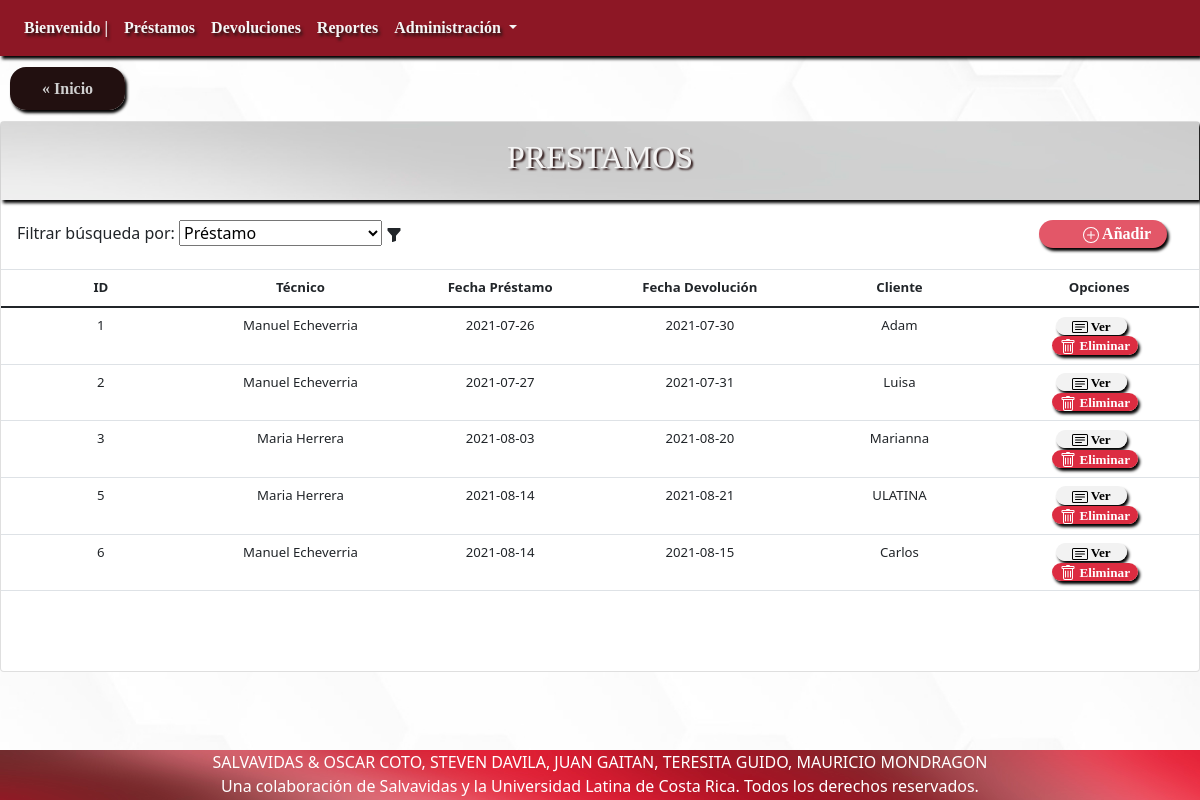
The app's page /?c=detalleAllPrestamo with its own data.
### tables this page shows
CREATE TABLE `prestamo` (
  `idPrestamo` int(11) NOT NULL,
  `idTecnico` varchar(25) NOT NULL,
  `fechaPrestamo` date DEFAULT current_timestamp(),
  `fechaEsperadaDevolucion` date DEFAULT NULL,
  `cliente` varchar(50) DEFAULT NULL
);

CREATE TABLE `tecnico` (
  `idTecnico` varchar(25) NOT NULL,
  `primerNombre` varchar(50) NOT NULL,
  `segundoNombre` varchar(50) DEFAULT NULL,
  `primerApellido` varchar(50) NOT NULL,
  `segundoApellido` varchar(50) DEFAULT NULL,
  `telefono` varchar(25) DEFAULT NULL,
  `correoElectronico` varchar(50) DEFAULT NULL,
  `direccion` varchar(500) DEFAULT NULL,
  `fechaInclusion` date DEFAULT current_timestamp()
);

### Controller/detalleAllPrestamo.php (called while the page is built, shortened)
<?php
include 'model/Prestamo.php';
    $Prestamo = new Prestamo();
    $allPrestamo = $Prestamo->seleccionarAllPrestamo();
    $Tecnico = new Tecnico();
    $allTecnico = $Tecnico->seleccionarAllTecnico();
    include 'view/VerAllPrestamo.php';

### Model/Prestamo.php (called while the page is built, shortened)
<?php
include_once "model/Tecnico.php";
class Prestamo {
    public function __construct($idPrestamo = 0, $idTecnico = "",$fechaPrestamo = "",$fechaEsperadaDevolucion="",
    $cliente = "") {
        $this->idPrestamo = $idPrestamo;
        $this->idTecnico = $idTecnico;
        $this->fechaPrestamo = $fechaPrestamo;
        $this->fechaEsperadaDevolucion = $fechaEsperadaDevolucion;
        $this->cliente = $cliente;
    }
    function seleccionarAllPrestamo() {
        $query = "SELECT * FROM prestamo";
        $pdo = new Connection();
        $pdo = $pdo->open();
        $result = $pdo->query($query);
        $rows = [];
        foreach ($result->fetchAll() as $row) {
            $rows[] = new Prestamo($row['idPrestamo'], $row['idTecnico'],$row['fechaPrestamo'],$row['fechaEsperadaDevolucion'],$row['cliente']);
        }
        return $rows;
    }
}

### Model/Tecnico.php (called while the page is built, shortened)
<?php
class Tecnico
{
  public function __construct($idTecnico = "",$primerNombre = "", $segundoNombre = "", $primerApellido = "", $segundoApellido = "", $telefono = "", $correoElectronico = "", $direccion = "", $fechaInclusion = "") {
    $this->idTecnico = $idTecnico;
    $this->primerNombre = $primerNombre;
    $this->primerApellido = $primerApellido;
  }
  function seleccionarAllTecnico() {
    $query = "SELECT * FROM tecnico";
    $pdo = new Connection();
    $pdo = $pdo->open();
    $result = $pdo->query($query);
    $rows = [];
    foreach ($result->fetchAll() as $row) {
        $rows[] = new Tecnico($row['idTecnico'], $row['primerNombre'],$row['segundoNombre'],$row['primerApellido'],$row['segundoApellido'],$row['telefono'],$row['correoElectronico'],$row['direccion'],$row['fechaInclusion']);
    }
    return $rows;
}
}

### View/verAllPrestamo.php (the view, shortened to what this page needs)
<div class="upside">
    <a href="index.php" class="Inicio">« Inicio</a>
</div>
<div class="card" id="ListaCompleta">
    <div class="card-title">
        <h2> PRESTAMOS</h2>
    </div>
    <div class="card-subtitle" id="Add">
        <label for="search">Filtrar búsqueda por: </label>
        <select name="forma" onchange="location = this.value;">
            <option value="?c=detalleAllPrestamo" selected>Préstamo</option>
        </select>
        <svg xmlns="http://www.w3.org/2000/svg" width="16" height="16" fill="currentColor" class="bi bi-funnel-fill" viewBox="0 0 16 16">
        <path d="M1.5 1.5A.5.5 0 0 1 2 1h12a.5.5 0 0 1 .5.5v2a.5.5 0 0 1-.128.334L10 8.692V13.5a.5.5 0 0 1-.342.474l-3 1A.5.5 0 0 1 6 14.5V8.692L1.628 3.834A.5.5 0 0 1 1.5 3.5v-2z"/>
        </svg>
        <a href="?c=crearPrestamo" class="add">
         Añadir
        </a>
    </div>
    <table class="table">
        <thead>
            <tr>
                <th scope="col">ID</th>
                <th scope="col">Técnico</th>
                <th scope="col">Fecha Préstamo</th>
                <th scope="col">Fecha Devolución</th>
                <th scope="col">Cliente</th>
                <th scope="col">Opciones</th>
            </tr>
        </thead>
        <tbody>
        <?php
        foreach ($allPrestamo as $value) {
        ?>
            <tr>
                <td><?php echo $value->idPrestamo; ?></td>
                <?php foreach ($allTecnico as $tecnico) { if ($tecnico->idTecnico == $value->idTecnico){ ?>
                <td><?php echo $tecnico->primerNombre; ?> <?php echo $tecnico->primerApellido; ?></td>
                <?php } } ?>
                <td><?php echo $value->fechaPrestamo; ?></td>
                <td><?php echo $value->fechaEsperadaDevolucion; ?></td>
                <td><?php echo $value->cliente; ?></td>
                <td>
                <a class="ver" id="ver" href="?c=detallePrestamo&idPrestamo=<?php echo $value->idPrestamo; ?>">
                 Ver
                </a>
                <br>
                <a class="eliminar" id="eliminar" href="?c=eliminarPrestamo&idPrestamo=<?php echo $value->idPrestamo; ?>">
                 Eliminar
                </a>
                </td>
            </tr>
        <?php } ?>
        </tbody>
    </table>
</div>

### css/style.css (style rules this page uses)
body { background-image: url("../img/wallpaper.jpg"); background-position: center; background-attachment: fixed; background-size:cover; }
.card { margin: auto; width: 100%; display: flexbox; }
.card .card-title { background-image: url("../img/card-subtitle-wallpaper.jpg"); color: whitesmoke; text-align: center; font-family: "Arial Black"; box-shadow: 2px 3px 3px black; }
.card .card-title h2 { text-shadow: 2px 2px 2px #2b1515; padding: 1rem; }

### css/style1.css (style rules this page uses)
#ListaCompleta { margin-top: 10px; width: inherit; }
#ListaCompleta #Add { padding: 1rem; }
#ListaCompleta .add { float: right; margin-right: 1rem; padding: 0.1rem 1rem; text-align: right; background: #e35768; color: #fff; text-decoration: none; width:8rem; box-shadow: 2px 3px 3px black; font-family: "Georgia"; font-weight: bold; border-radius: 1rem; }
.upside { margin-top: 20px; margin-left: 10px; margin-bottom: 20px; }
.upside .Inicio { margin: auto; padding: 0.8rem 2rem; text-align: center; background: #221010; color: #cfcfcf; text-decoration: none; width: 50%; box-shadow: 2px 3px 3px black; font-family: "Georgia"; font-weight: bold; border-radius: 1rem; }
#ListaCompleta #ver { margin-right: 1rem; padding: 0.1rem 1rem; text-align: center; background: #f2f2f2; color: black; text-decoration: none; width: 8rem; box-shadow: 2px 3px 3px black; font-family: "Georgia"; font-weight: bold; border-radius: 1rem; }
#ListaCompleta #eliminar { margin-right: 0.5rem; padding: 0.1rem 0.5rem; text-align: center; background: #dc2c41; color: white; text-decoration: none; width: 8rem; box-shadow: 2px 3px 3px black; font-family: "Georgia"; font-weight: bold; border-radius: 1rem; }
.table { text-align: center; table-layout: fixed; font-size: 1.1vw; margin-bottom: 5rem; }

### records on screen
prestamo: idPrestamo "1", fechaPrestamo "2021-07-26", fechaEsperadaDevolucion "2021-07-30", cliente "Adam"
tecnico: primerNombre "Manuel", primerApellido "Echeverria"
prestamo: idPrestamo "2", fechaPrestamo "2021-07-27", fechaEsperadaDevolucion "2021-07-31", cliente "Luisa"
prestamo: idPrestamo "3", fechaPrestamo "2021-08-03", fechaEsperadaDevolucion "2021-08-20", cliente "Marianna"
tecnico: primerNombre "Maria", primerApellido "Herrera"
prestamo: idPrestamo "5", fechaPrestamo "2021-08-14", fechaEsperadaDevolucion "2021-08-21", cliente "ULATINA"
prestamo: idPrestamo "6", fechaPrestamo "2021-08-14", fechaEsperadaDevolucion "2021-08-15", cliente "Carlos"
